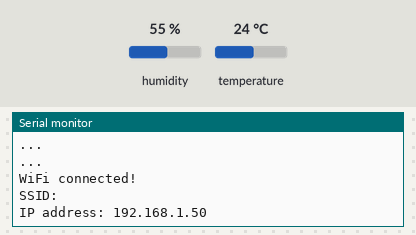
A sketch run on a simulated ESP8266 (NodeMCU). Shown: the last lines printed to the serial monitor. Inputs (shaded band) come from the test bench; at power-on: humidity 55 %, temperature 24 °C. WiFi joins after 1.5 s; servers stay silent unless stated; no MQTT or app messages arrive unless stated; not simulated (calls return 0 or success): Secrets.h.

Above: at 2.7 s.
2.8 s: humidity set to 22 %
At 6.0 s:
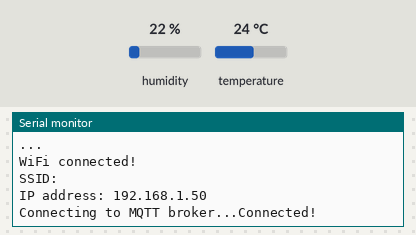
18.0 s: temperature set to 12 °C
At 22.7 s:
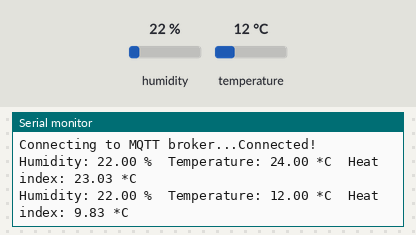
33.2 s: humidity set to 40 %
At 43.1 s:
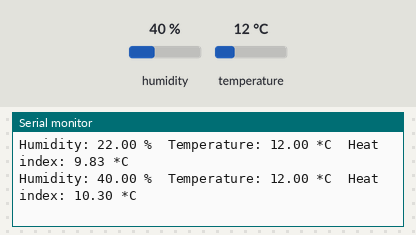
Timing chart, 0 to 44.6 s (numbered marks = the images above; inputs shaded):
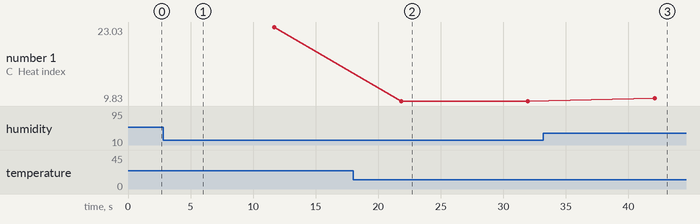

The sketch:

dht22_wifi_mqtt.ino
```cpp
#include <ArduinoJson.h>
#include <DHT.h>
#include <DHT_U.h>
#include <ESP8266WiFi.h>
#include <ESP8266WiFiAP.h>
#include <ESP8266WiFiGeneric.h>
#include <ESP8266WiFiMulti.h>
#include <ESP8266WiFiScan.h>
#include <ESP8266WiFiSTA.h>
#include <ESP8266WiFiType.h>
#include <PubSubClient.h>
#include <Secrets.h>
#include <WiFiClient.h>
#include <WiFiClientSecure.h>
#include <WiFiServer.h>
#include <WiFiUdp.h>

/**
* Reading temperature and humidity using ESP8266 and DHT22.
**/

#define DHTPIN 4      // Digital pin DHT22 is connected to
#define DHTTYPE DHT22 // Kind of DHT sensor

DHT dht(DHTPIN, DHTTYPE);

// MQTT settings (read from Secrets.h file outside repository)
// const char* MQTT_SERVER = "*****";
// const char* MQTT_USERNAME = "*****";
// const char* MQTT_PASSWORD = "*****";
const char *MQTT_CLIENT_ID = "dht22";

// WiFi settings (read from Secrets.h file outside repository)
// const char* WIFI_SSID = "*****";
// const char* WIFI_PASS = "*****";

WiFiClient wifiClient;
PubSubClient client(wifiClient);

void connectToWiFi()
{
  // Connect to Wifi
  Serial.println();
  Serial.println();
  Serial.print("Connecting to ");
  Serial.println(WIFI_SSID);

  // WiFi fix: https://github.com/esp8266/Arduino/issues/2186
  WiFi.persistent(false);
  WiFi.mode(WIFI_OFF);
  WiFi.mode(WIFI_STA);
  WiFi.begin(WIFI_SSID, WIFI_PASS);

  unsigned long wifiConnectStart = millis();

  while (WiFi.status() != WL_CONNECTED)
  {
    if (WiFi.status() == WL_CONNECT_FAILED)
    {
      Serial.println("Failed to connect to WIFI. Please verify credentials.");
      Serial.print("SSID: ");
      Serial.println(WIFI_SSID);
      Serial.print("Password: ");
      Serial.println(WIFI_PASS);
    }

    delay(500);
    Serial.println("...");
    // Try for 10 seconds
    if (millis() - wifiConnectStart > 10000)
    {
      Serial.println("Failed to connect to WiFi. Timeout.");
      return;
    }
  }

  Serial.println("WiFi connected!");
  Serial.print("SSID: ");
  Serial.println(WIFI_SSID);
  Serial.print("IP address: ");
  Serial.println(WiFi.localIP());
  Serial.println();
}

const char *humidityTopic = "mgl/home/dht22/sensor/humidity";
const char *temperatureTopic = "mgl/home/dht22/sensor/temperature";
const char *heatindexTopic = "mgl/home/dht22/sensor/heatindex";
const char *statusTopic = "mgl/home/dht22/status";
const char *uptimeTopic = "mgl/home/dht22/uptime";

boolean connectToMqqtBroker()
{
  Serial.print("Connecting to MQTT broker...");

  if (client.connect(MQTT_CLIENT_ID, MQTT_USERNAME, MQTT_PASSWORD, statusTopic, 1, true, "offline"))
  {
    Serial.println("Connected!");
    client.publish(statusTopic, "online", true);
  }
  else
  {
    Serial.print("Failed. State: ");
    Serial.println(client.state());
  }

  return client.connected();
}

void publish(const char *topic, String message, boolean retained)
{
  char messageCharArray[message.length() + 1];
  message.toCharArray(messageCharArray, message.length() + 1);

  client.publish(topic, messageCharArray, retained);
}

void setup()
{
  Serial.begin(9600);
  Serial.setTimeout(2000);

  // Wait for serial to initialize.
  while (!Serial)
  {
  }

  Serial.println("Device started!");
  Serial.println("-------------------------------------");

  connectToWiFi();

  client.setServer(MQTT_SERVER, 1883);
}

int timeSinceLastRead = 0;
unsigned long lastReconnectAttemptAt = 0;
unsigned long lastSystemMessageAt = 0;

void loop()
{
  unsigned long currentMillis = millis();

  if (WiFi.status() != WL_CONNECTED)
  {
    Serial.println("Disconnected from WiFi.");
    connectToWiFi();
  }

  if (!client.connected())
  {
    if (currentMillis - lastReconnectAttemptAt >= 5000)
    {
      lastReconnectAttemptAt = currentMillis;

      if (connectToMqqtBroker())
      {
        lastReconnectAttemptAt = 0;
      }
    }
  }
  else
  {
    client.loop();

    if (currentMillis - lastSystemMessageAt >= 60000)
    {
      lastSystemMessageAt = currentMillis;
      publish(uptimeTopic, String(currentMillis / 1000), true);
    }
  }

  // Report every 10 seconds
  if (timeSinceLastRead > 10000)
  {
    // Reading temperature or humidity takes about 250 milliseconds!
    // Sensor readings may also be up to 2 seconds 'old' (its a very slow sensor)
    float h = dht.readHumidity();
    // Read temperature as Celsius (the default)
    float t = dht.readTemperature();

    // Check if any reads failed and exit early (to try again).
    if (isnan(h) || isnan(t))
    {
      Serial.println("Failed to read from DHT sensor!");
      timeSinceLastRead = 0;
      return;
    }

    // Compute heat index in Celsius (isFahreheit = false)
    float hic = dht.computeHeatIndex(t, h, false);

    Serial.print("Humidity: ");
    Serial.print(h);
    Serial.print(" %\t");
    Serial.print("Temperature: ");
    Serial.print(t);
    Serial.print(" *C\t");
    Serial.print("Heat index: ");
    Serial.print(hic);
    Serial.println(" *C");

    char valueAsChar[5];
    dtostrf(h, 4, 1, valueAsChar);
    publish(humidityTopic, valueAsChar, true);

    dtostrf(t, 4, 1, valueAsChar);
    publish(temperatureTopic, valueAsChar, true);

    dtostrf(hic, 4, 1, valueAsChar);
    publish(heatindexTopic, valueAsChar, true);

    timeSinceLastRead = 0;
  }

  delay(100);

  timeSinceLastRead += 100;
}
```

Measured:
- after the input at 18.0 s, the serial monitor: prints a new line after 3.8 s (image 2)
- after the input at 33.2 s, the serial monitor: prints a new line after 8.9 s (image 3)
- plotted number 1: 23.03 → 9.83 after the input at 18.0 s, 9.83 → 10.3 after the input at 33.2 s
